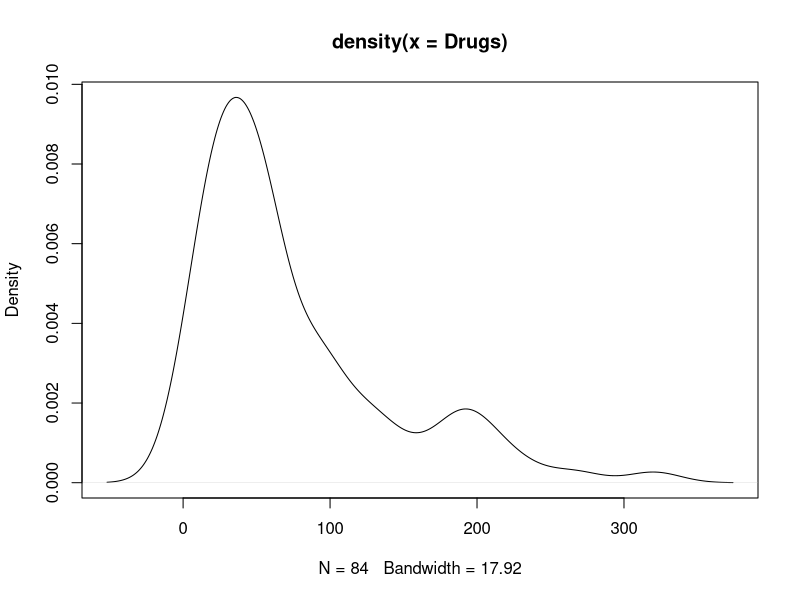
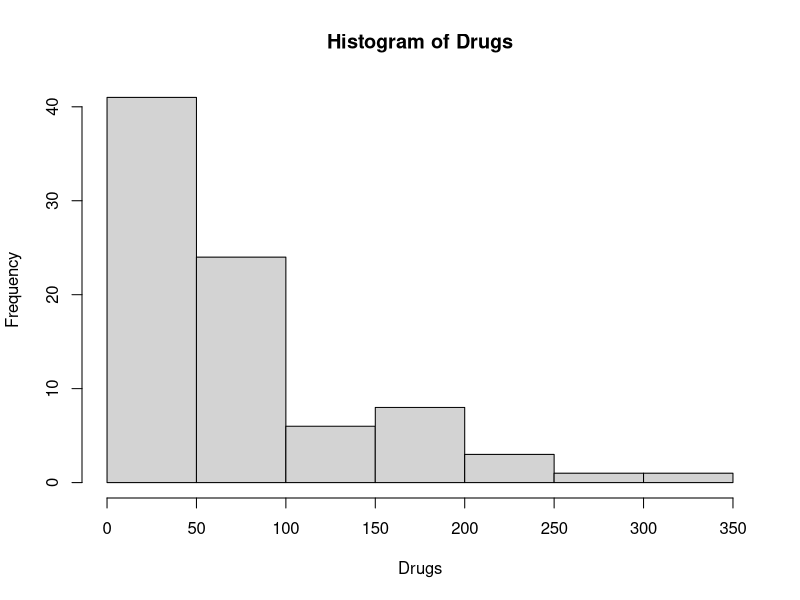

Here is the R script that generated these plots, in order:
library(ggplot2)
Drugs <- c(2.0,4.0,6.2,8.0,8.0,8.0,12.0,15.0,15.0,18.0,18.2,20.0,20.0,20.0,
           21.0,22.0,24.2,27.0,27.0,27.0,28.0,29.7,29.7,29.7,29.7,29.7,30.0,
           30.0,31.0,41.4,42.3,45.4,45.4,45.4,45.4,45.4,45.4,45.4,45.4,45.4,
           49.4,50.8,51.4,53.4,56.0,57.0,57.4,59.0,59.4,60.0,61.5,65.4,65.4,
           65.4,65.4,67.0,90.8,92.0,94.0,94.0,94.0,94.0,94.0,94.0,94.7,105.0,
           125.0,126.0,130.0,130.0,130.0,151.2,160.0,177.0,187.0,187.0,194.4,
           194.4,194.4,212.4,213.0,233.0,267.0,320.4)

Drugs

plot(density(x = Drugs))
hist(Drugs)

